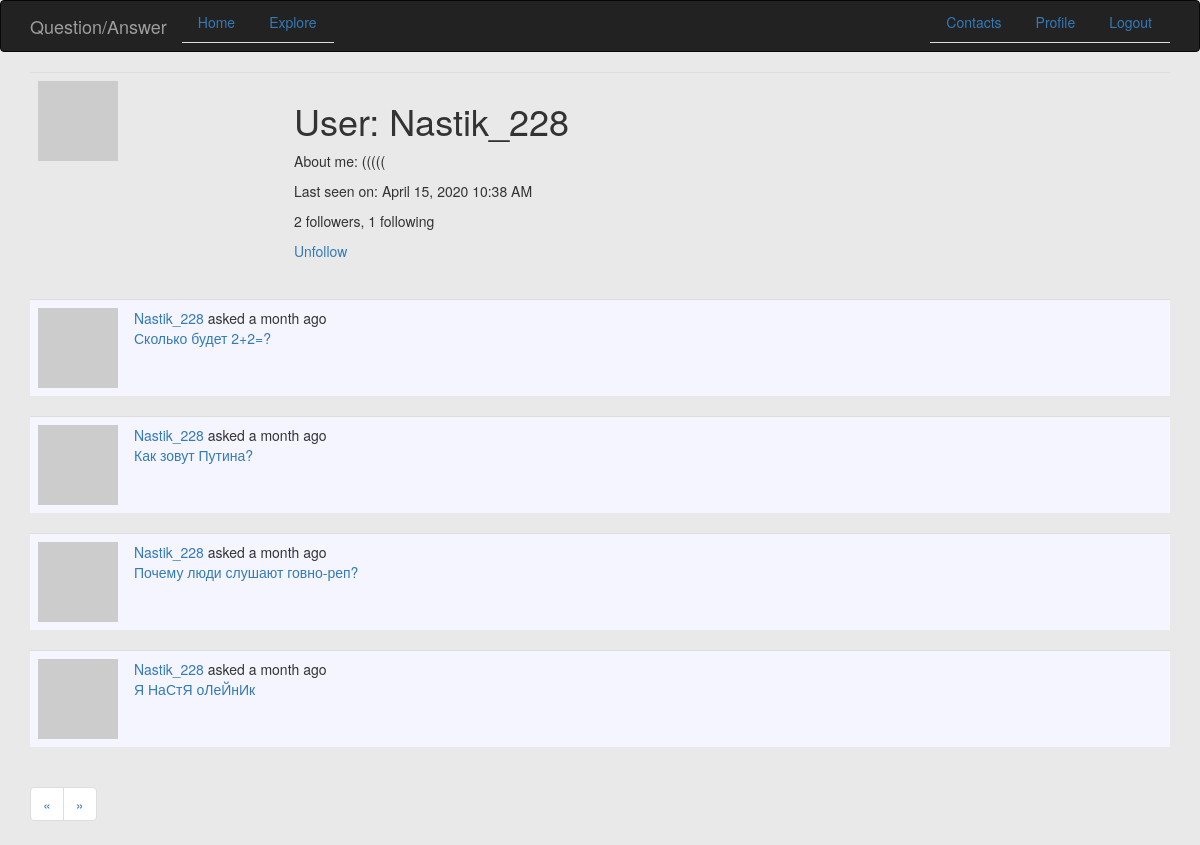
Screenshot of /user/Nastik_228 (signed in) with the database file from the repository.
### app/models.py (models this page shows, shortened)
class User(UserMixin, db.Model):
    id = db.Column(db.Integer, primary_key=True)
    username = db.Column(db.String(64), index=True, unique=True)
    email = db.Column(db.String(120), index=True, unique=True)
    password_hash = db.Column(db.String(128))
    posts = db.relationship('Post', backref='author', lazy='dynamic')
    answers = db.relationship('Answer', backref='author', lazy='dynamic')
    about_me = db.Column(db.String(140))
    last_seen = db.Column(db.DateTime, default=datetime.utcnow)
    followed = db.relationship(
        'User', secondary=followers,
        primaryjoin=(followers.c.follower_id == id),
        secondaryjoin=(followers.c.followed_id == id),
        backref=db.backref('followers', lazy='dynamic'), lazy='dynamic')
    def avatar(self, size):
        digest = md5(self.email.lower().encode('utf-8')).hexdigest()
        return 'https://www.gravatar.com/avatar/{}?d=identicon&s={}'.format(
            digest, size)
    def is_following(self, user):
        return self.followed.filter(
            followers.c.followed_id == user.id).count() > 0

class Post(db.Model):
    id = db.Column(db.Integer, primary_key=True)
    body = db.Column(db.String(140))
    timestamp = db.Column(db.DateTime, index=True, default=datetime.utcnow)
    user_id = db.Column(db.Integer, db.ForeignKey('user.id'))
    answers = db.relationship('Answer', backref='post', lazy='dynamic')

### app/routes.py (the view)
@app.route('/user/<username>')
@login_required
def user(username):
    user = User.query.filter_by(username=username).first_or_404()
    page = request.args.get('page', 1, type=int)
    posts = user.posts.order_by(Post.timestamp.desc()).paginate(
        page, app.config['POSTS_PER_PAGE'], False)
    next_url = url_for('user', username=user.username, page=posts.next_num) \
        if posts.has_next else None
    prev_url = url_for('user', username=user.username, page=posts.prev_num) \
        if posts.has_prev else None
    return render_template('user.html', user=user, posts=posts.items,
                           next_url=next_url, prev_url=prev_url)

### app/models.py (called while the page is built)
@login.user_loader
def load_user(id):
    return User.query.get(int(id))

### app/routes.py (called while the page is built)
@app.before_request
def before_request():
    if current_user.is_authenticated:
        current_user.last_seen = datetime.utcnow()
        db.session.commit()
    g.locale = str(get_locale())

### app/templates/user.html
{% extends "base.html" %}
{% block app_content %}
    <table class="table table-hover">
        <tr>
            <td width="256px"><img src="{{ user.avatar(200) }}"></td>
            <td>
                <h1>{{ _('User') }}: {{ user.username }}</h1>
                {% if user.about_me %}
                	<p>{{ _('About me') }}:  {{ user.about_me }}</p>
                {% endif %}
                {% if user.last_seen %}
                	<p>{{ _('Last seen on') }}: {{ moment(user.last_seen).format('LLL') }}</p>
                {% endif %}
                <p>{{ _('%(count)d followers', count=user.followers.count()) }}, {{ _('%(count)d following', count=user.followed.count()) }}</p>
                {% if user == current_user %}
                <p><a href="{{ url_for('edit_profile') }}">{{ _('Edit your profile') }}</a></p>
                {% elif not current_user.is_following(user) %}
                <p><a href="{{ url_for('follow', username=user.username) }}">{{ _('Follow') }}</a></p>
                {% else %}
                <p><a href="{{ url_for('unfollow', username=user.username) }}">{{ _('Unfollow') }}</a></p>
                {% endif %}
            </td>
        </tr>
    </table>
    {% for post in posts %}
        {% include '_post.html' %}
    {% endfor %}
    <nav aria-label="Page navigation example">
      <ul class="pagination">
        <li class="page-item">
          <a class="page-link" href="{{ prev_url or '#' }}" aria-label="Previous">
            <span aria-hidden="true">&laquo;</span>
          </a>
        </li>
        <li class="page-item">
          <a class="page-link" href="{{ next_url or '#' }}" aria-label="Next">
            <span aria-hidden="true">&raquo;</span>
          </a>
        </li>
      </ul>
    </nav>
{% endblock %}

### app/templates/_post.html (shortened to what this page needs)
<table class="table table-hover" style="background-color:#F5F5FF">
    <tr>
        <td width="70px">
            <a href="{{ url_for('user', username=post.author.username) }}">
                <img src="{{ post.author.avatar(70) }}" />
            </a>
        </td>
        <td>
            {{ _('%(username)s asked %(when)s',
                username=user_link, when=moment(post.timestamp).fromNow()) }}
            <br>
            <a href="{{url_for('question', quest_id = post.id)}}"> {{post.body}} </a>
        </td>
    </tr>
</table>

### rows the page displays
User: username "Nastik_228", about_me "(((((", last_seen "April 15, 2020 10:38 AM"
Post: body "Сколько будет 2+2=?"
Post: body "Как зовут Путина?"
Post: body "Почему люди слушают говно-реп?"
Post: body "Я НаСтЯ оЛеЙнИк"
